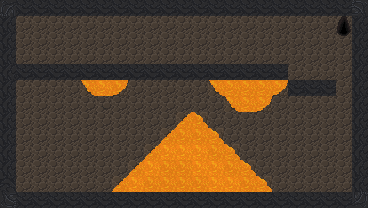

This is a level from a 2D game, rendered from its Tiled map with the project's own tilesets. A one-line summary and the complete map file follow:
An orthogonal 23x13 tile map with 16x16 px tiles, 2 tile layers (Tile Layer 1, Tile Layer 2) and 4 objects (2x doubler, player_spawn, rock).

<map version="1.10" tiledversion="1.10.2" orientation="orthogonal" renderorder="right-down" width="23" height="13" tilewidth="16" tileheight="16" infinite="0" nextlayerid="4" nextobjectid="5">
 <tileset firstgid="1" source="cave_crawler_v2.tsx" />
 <layer id="1" name="Tile Layer 1" width="23" height="13">
  <data encoding="csv">
1610612832,1610612831,1610612831,1610612831,1610612831,1610612831,1610612831,1610612831,1610612831,1610612831,1610612831,1610612831,1610612831,1610612831,1610612831,1610612831,1610612831,1610612831,1610612831,1610612831,1610612831,1610612831,96,
95,61,61,61,61,61,61,61,61,61,61,61,61,61,61,61,61,61,61,61,61,61,95,
95,61,61,61,61,61,61,61,61,61,61,61,61,61,61,61,61,61,61,61,61,61,95,
95,61,61,61,61,61,61,61,61,61,61,61,61,61,61,61,61,61,61,61,61,61,95,
95,1610612831,1610612831,1610612831,1610612831,1610612831,1610612831,1610612831,1610612831,1610612831,1610612831,1610612831,1610612831,1610612831,1610612831,1610612831,1610612831,1610612831,61,61,61,61,95,
95,61,61,61,61,46,61,46,61,61,61,61,61,48,48,48,48,48,1610612831,1610612831,1610612831,61,95,
95,61,61,61,61,61,61,61,61,61,61,61,61,61,48,48,48,61,61,61,61,61,95,
95,61,61,61,61,61,61,61,61,61,61,47,46,61,61,61,61,61,61,61,61,61,95,
95,61,61,61,61,61,61,61,61,61,47,47,47,48,61,61,61,61,61,61,61,61,95,
95,61,61,61,61,61,61,61,61,47,47,47,47,47,48,61,61,61,61,61,61,61,95,
95,61,61,61,61,61,61,61,47,47,47,47,47,47,47,48,61,61,61,61,61,61,95,
2684354655,61,61,61,61,61,61,47,47,47,47,47,47,47,47,47,48,61,61,61,61,61,95,
3221225568,1610612831,1610612831,1610612831,1610612831,1610612831,1610612831,1610612831,1610612831,1610612831,1610612831,1610612831,1610612831,1610612831,1610612831,1610612831,1610612831,1610612831,1610612831,1610612831,1610612831,1610612831,2684354656
</data>
 </layer>
 <layer id="2" name="Tile Layer 2" width="23" height="13">
  <data encoding="csv">
0,0,0,0,0,0,0,0,0,0,0,0,0,0,0,0,0,0,0,0,0,0,0,
0,0,0,0,0,0,0,0,0,0,0,0,0,0,0,0,0,0,0,0,0,66,0,
0,0,0,0,0,0,0,0,0,0,0,0,0,0,0,0,0,0,0,0,0,81,0,
0,0,0,0,0,0,0,0,0,0,0,0,0,0,0,0,0,0,0,0,0,0,0,
0,0,0,0,0,0,0,0,0,0,0,0,0,0,0,0,0,0,0,0,0,0,0,
0,0,0,0,0,108,48,109,0,0,0,0,0,108,0,0,0,109,0,0,0,0,0,
0,0,0,0,0,0,108,0,0,0,0,0,0,0,108,0,109,0,0,0,0,0,0,
0,0,0,0,0,0,0,0,0,0,0,93,94,0,0,0,0,0,0,0,0,0,0,
0,0,0,0,0,0,0,0,0,0,93,0,0,94,0,0,0,0,0,0,0,0,0,
0,0,0,0,0,0,0,0,0,93,47,47,47,0,94,0,0,0,0,0,0,0,0,
0,0,0,0,0,0,0,0,93,47,0,0,47,47,0,94,0,0,0,0,0,0,0,
0,0,0,0,0,0,0,93,47,0,0,0,0,47,47,0,94,0,0,0,0,0,0,
0,0,0,0,0,0,0,0,0,0,0,0,0,0,0,0,0,0,0,0,0,0,0
</data>
 </layer>
 <objectgroup id="3" name="Object Layer 1">
  <object id="1" name="doubler" x="96.3129" y="47.6273">
   <point />
  </object>
  <object id="2" name="doubler" x="116.069" y="146.057">
   <point />
  </object>
  <object id="3" name="player_spawn" x="31.3987" y="163.344">
   <point />
  </object>
  <object id="4" name="rock" x="336.919" y="77.9676">
   <point />
  </object>
 </objectgroup>
</map>
